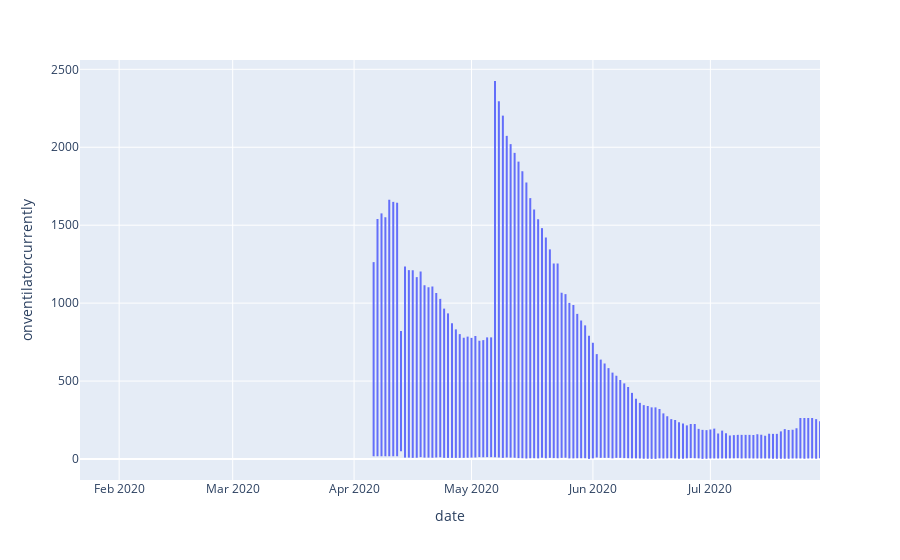

Notebook code for this chart:
### Code cell
fig = px.line(dt, x="date", y='onventilatorcurrently')
fig.show()

### Figure 1 — Plotly figure (JSON) as saved in the notebook; plotly's stock layout.template omitted (floating-point values rounded to 4 significant figures; data arrays with more than 128 entries replaced by an {"elided": "..."} marker saying what was removed)
{"data": [{"hovertemplate": "date=%{x}<br>onventilatorcurrently=%{y}<extra></extra>", "legendgroup": "", "line": {"color": "#636efa", "dash": "solid"}, "mode": "lines", "name": "", "showlegend": false, "type": "scattergl", "x": {"elided": "8193 str values"}, "xaxis": "x", "y": {"elided": "8193 int values"}, "yaxis": "y"}], "layout": {"legend": {"tracegroupgap": 0}, "margin": {"t": 60}, "xaxis": {"anchor": "y", "domain": [0, 1], "title": {"text": "date"}}, "yaxis": {"anchor": "x", "domain": [0, 1], "title": {"text": "onventilatorcurrently"}}}}
